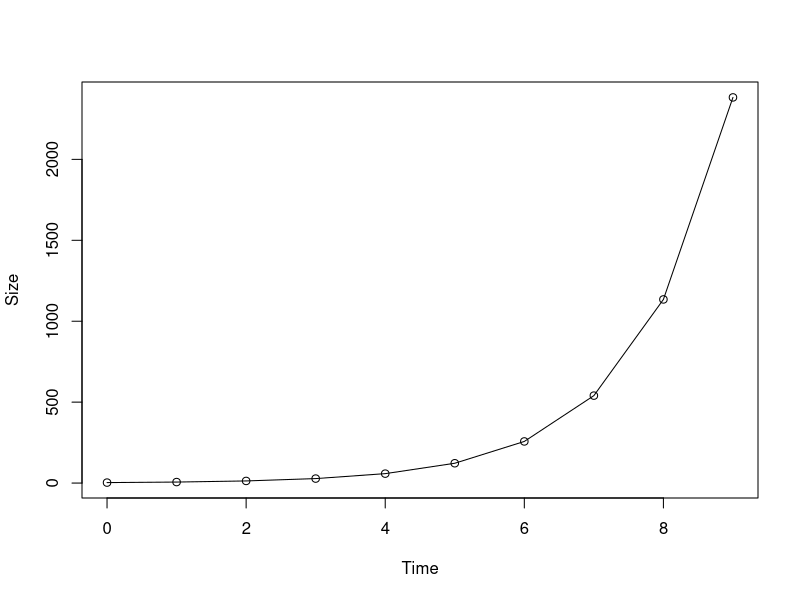
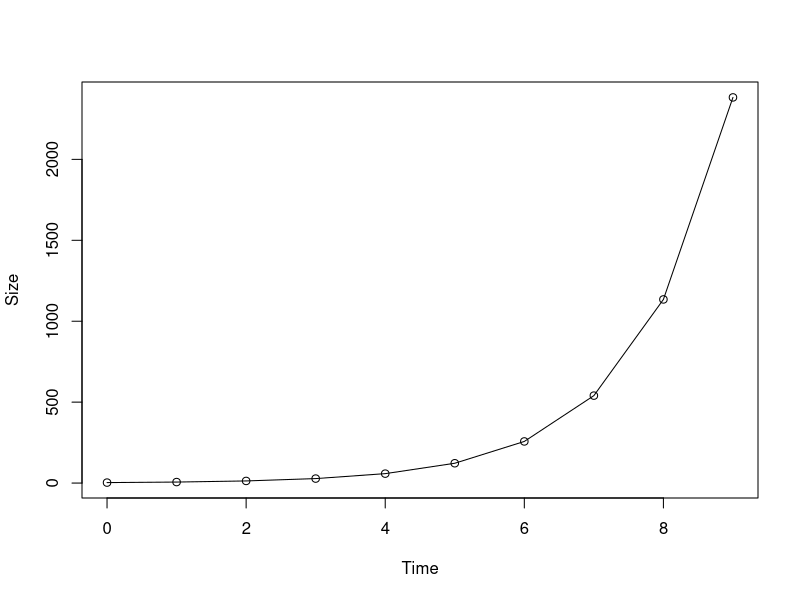
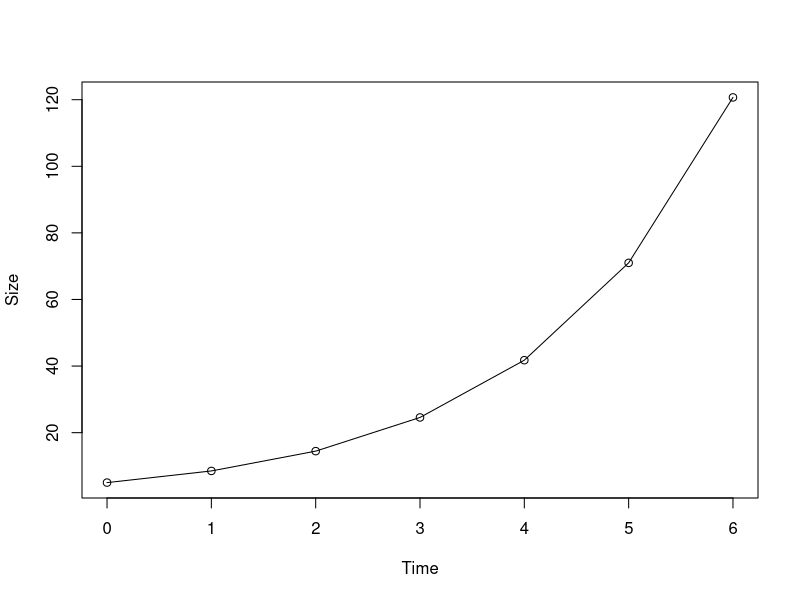
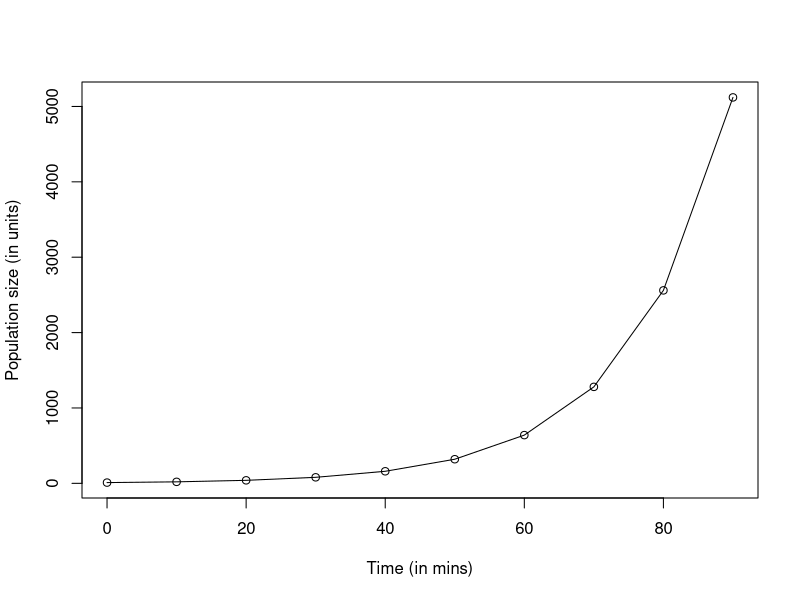
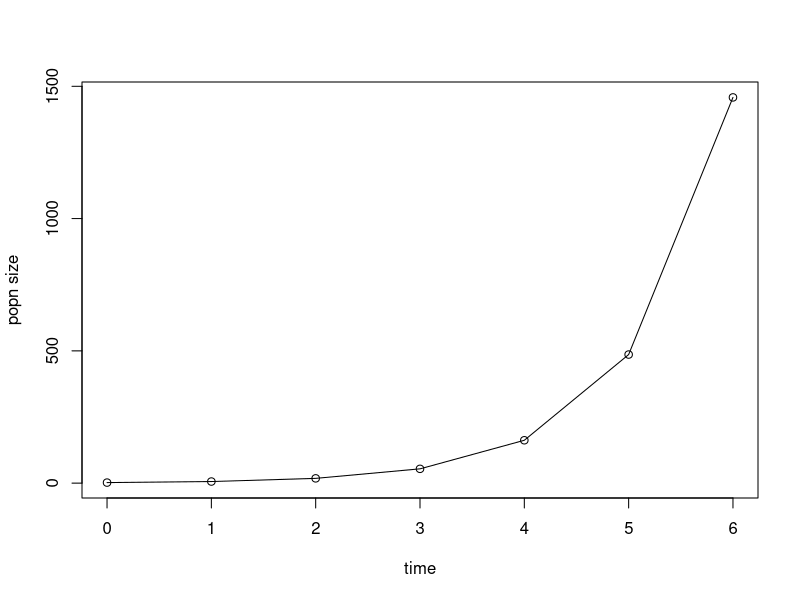
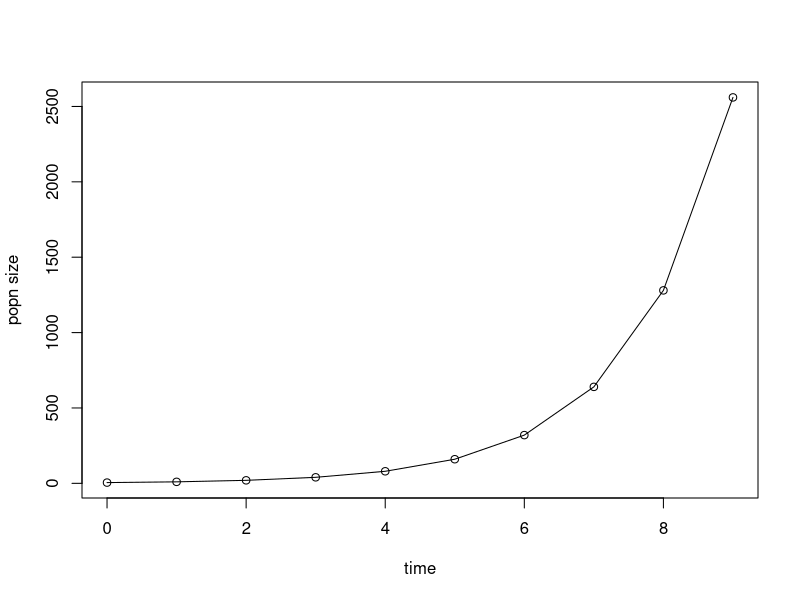
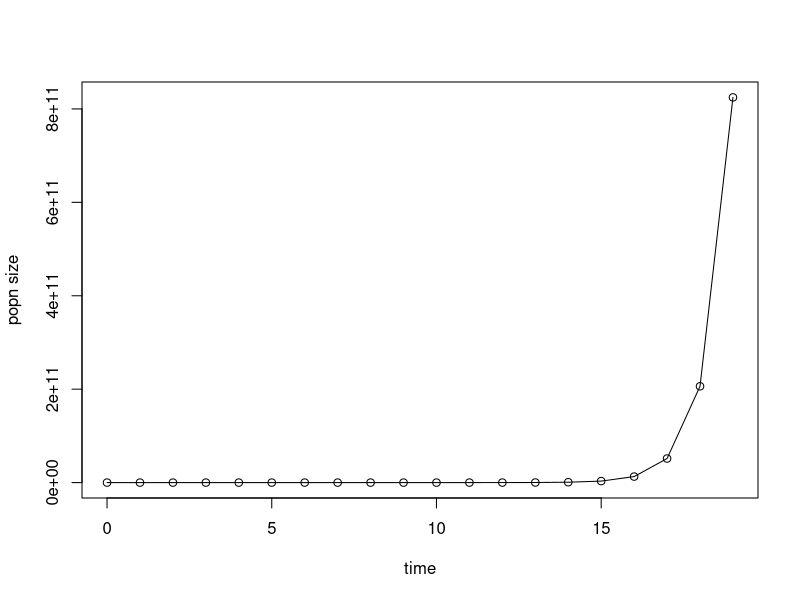
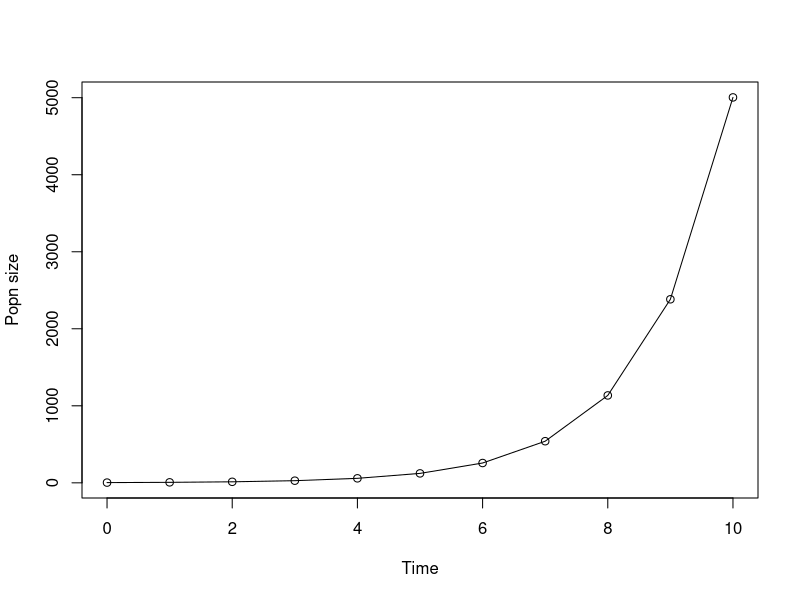

Here is the R script that generated these plots, in order:
#' ---
#' title: "Simulation in R"
#' author: "Toheeb"
#' date: "`r Sys.Date()`"
#' output: html_document
#' ---
#' 
#' 
#' # **BASIC POPULATION DYNAMICS**
#' **Difference Equations in R \
#' **DISCRETE-TIME DYNAMICAL MODELS \
#' Difference equations are used for when changes occur in discrete time intervals
#' 
#' ## 1. Exponential Growth (i.e., a population growing indefinitely)
#' ### Method A 
#' To calculate exponential growth at discrete time intervals, the difference equation (i.e., the discrete-time exponential equation) is:\
#' N~t+1~ = N~t~ + bN~t~ - dN~t~ [where **N~t+1~** = new popn size; **N~t~** = old popn size; **b** = per capita birth rate; **d** = per capita death rate] \
#'          = N~t~ + (b-d)N~t~ \
#'          = N~t~ + (r)N~t~ \
#'          = (1 + r)N~t~ \
#'          = λN~t~
#' 
#' Example 1: Calculate population size at 10 discrete times, using the formula above.
## ------------------------------------------------------------------------------------------------
# Use FOR loop
generations <- 10
N <- numeric(generations) #a numeric vector with spaces for 10 numeric values
N[1] <- 3 # assume the first element in N is 3, i.e., the initial population size
lambda <- 2.1 # assume lambda has a value of 2.1
for (t in 1:(generations - 1)) {
    N[t + 1] <- lambda * N[t] # "1:generations" implies 1 to 10 (since "generations" has been assigned a value of 10)
}
N

## ------------------------------------------------------------------------------------------------
plot(0:(generations - 1), N, type = "o", xlab = "Time", ylab = "Size")
# "0:(generation-1)" is "0 to 9".
# NB: the population is initially at rest (no changes), hence the starting point is zero

#' 
#' Example 2: To calculate population growth for different populations with different starting sizes, lambdas, and time points, a function is more useful here
## ------------------------------------------------------------------------------------------------
pop_growth <- function(lambda, N0, gen) {
    for (i in 1:(gen - 1)) {
        N0[i + 1] <- lambda * N0[i]
    }
    return(N0)
}

#' 
## ------------------------------------------------------------------------------------------------
# if lambda is 2.1 and population size starts at n = 3, what are new population sizes at 9 additional discrete times?
pop_growth(2.1, 3, 10)

#' 
## ------------------------------------------------------------------------------------------------
# if lambda is 1.7 and population size starts at n = 5, what are new population sizes at 6 additional discrete times?
pop_growth(1.7, 5, 7)

#' 
#' Throw a graph into the mix:
## ------------------------------------------------------------------------------------------------
popgrowth_graph <- function(lambda, N0, gen) {
    for (i in 1:(gen - 1)) {
        N0[i + 1] <- lambda * N0[i]
    }
    new_pop <- N0
    graph <- plot(0:(gen - 1), new_pop, xlab = "Time", ylab = "Size", type = "o")
    return(list(new_pop, graph))
}

#' 
## ------------------------------------------------------------------------------------------------
popgrowth_graph(2.1, 3, 10)

#' 
## ------------------------------------------------------------------------------------------------
popgrowth_graph(1.7, 5, 7)

#' 
#' #### PRACTICE QUESTIONS
#' 1. A population of amoeba doubles every 10 minutes. Starting with a sample size of 10, what will be the population at the end of 90 minutes?
## ------------------------------------------------------------------------------------------------
rep <- 10 # 9 repetitions
pop <- numeric(rep)
pop[1] <- 10
lmb <- 2 # lambda
for (t in 1:(rep - 1)) {
    pop[t + 1] <- pop[t] * lmb
}
pop

#' 
## ------------------------------------------------------------------------------------------------
timeInterval <- seq(0,90,10) # a sequence of 0 to 90, spaced at 10-unit intervals
plot(timeInterval, pop, xlab = "Time (in mins)", ylab = "Population size (in units)", type = "o")

#' 
#' 2. Write a function to calculate the exponential growth of some unnamed organism, given the starting pop size, multiplication factor, and number of repetitions.
## ------------------------------------------------------------------------------------------------
expo <- function(size, mult_factor, cycles) {
    for (t in 1:(cycles - 1)) {
        size[t + 1] <- size[t] * mult_factor
    }
    graphing <- plot(0:(cycles - 1), size, xlab = "time", ylab = "popn size", type = "o")
    return(list(size, graphing))
}

#' 
## ------------------------------------------------------------------------------------------------
expo(2, 3, 7)

#' 
#' 
## ------------------------------------------------------------------------------------------------
expo(5, 2, 10)

#' 
#' 
## ------------------------------------------------------------------------------------------------
expo(3, 4, 20)

#' 
#' 
#' 
#' 
#' 
#' 
#' ### Method B - Using explicit solution:
#' N~t~ = (λ ^ t) * N~0~ [where **N~t~** = new pop size, **t** = time interval, **N~0~** = starting population size]
#' 
#' Example: Calculate new pop sizes at 10 time intervals for a pop starting at n=3
## ------------------------------------------------------------------------------------------------
lambda <- 2.1
t <- 0:10
N0 <- 3
Nt <- (lambda ^ t) * N0
(Nt)
plot(t, Nt, type = "o", xlab = "Time", ylab = "Popn size")

#' 
#' 
#' 
#' 
#' 
#' 
#' 
#' 
#' 
#' ## 2. Logistic Growth (i.e., a geometric growth followed by stability)
#' The Discrete-Time logistic equation (difference equation for logistic growth) is: \
#' N~t+1~ = N~t~ + rN~t~ (1 - [N~t~/K]). \
#' **r** is per capita birth rate minus per capita death rate; **K** is carrying capacity \
#' NB: the final expression (in parenthesis) is simply added to the difference equation for exponential growth. \
#' As with exponential growth, log growth difference equation is solved/applied using simulation (For loops and Functions)
#' 
#' Example:
## ------------------------------------------------------------------------------------------------
dlogistic <- function(k, r, n, generations) {
    for (x in 1:(generations - 1)) {
        n[x + 1] <- n[x] + (r * n[x]) * (1 - (n[x] / k))
    }
    new_popns <- n
    output <- plot(0:(generations - 1), new_popns, type = "o", xlab = "time", ylab = "Pop Size")
    return(list(new_popns, output))
}

#' 
## ------------------------------------------------------------------------------------------------
dlogistic(k = 1000, r = 1.5,  n = 10, generations = 30)

#' 
#' 
#' 
#' # **DETERMINISTIC CHAOS**
#' A population growth dynamic may exhibit: \
#' 1-point cycle: same population size repeated continuously \
#' 2-point cycle: two populations repeated at certain intervals \
#' 3-point cycle \
#' ...and so on. \
#' However, a population may exhibit an irregular, unpredictable pattern in growth. It is thus said to be in a "chaotic" state. Hence, deterministic CHAOS.
#' 
#' The difference equation here is: \
#' X~t+1~ = r * X~t~ * (1-X~t~) [where: **X~t+1~** is the new ratio of existing population to maximum possible population; **X~t~** is the old ratio of existing population to maximum possible population; **r** is per capita birth rate minus per capita death rate
## ------------------------------------------------------------------------------------------------
canlogistic <- function(r, x0, generations) {
    for (i in 1:(generations - 1)) {
        x0[i + 1] <- r * x0[i] * (1 - x0[i])
    }
    pop_ratios <- x0
    return(pop_ratios)
}

#' 
## ------------------------------------------------------------------------------------------------
generations <- 250
xt_1 <- canlogistic(2, 0.9, 250)
xt_2 <- canlogistic(3.5, 0.9, 250)
xt_3 <- canlogistic(3.9, 0.9, 250)
par(mfrow = c(1, 3))
plot(0:(generations - 1), xt_1, type = "o", xlim = c(200, 250), xlab = "Generations", ylab = "population density", main = "r=2")
plot(0:(generations - 1), xt_2, type = "o", xlim = c(200, 250), xlab = "Generations", ylab = "population density", main = "r=3.5")
plot(0:(generations - 1), xt_3, type = "o", xlim = c(200, 250), xlab = "Generations", ylab = "population density", main = "r=3.9")

#' 
#' Note that the graph becomes more "chaotic" as r increases
#' 
#' **Note to self**: The plots didn't display in VSCode. Running the code ".vsc.attach()" still didn't fix it. (It worked in an earlier work though)
#' 
#' 
#' ## Bifurcation Diagrams
#' A bifurcation diagram can help visualize how different patterns of growth appear in populations over periods
## ------------------------------------------------------------------------------------------------
minr <- 2.5 # minimum r
maxr <- 4.0 # maximum r
inc <- 0.01 # incremental unit
rd <- seq(minr, maxr, inc)

#' 
#' 
#' 
#' In bifurcation diagrams, the interest is usually focused on later generation because unpredictable patterns generally appear after the population has attained equilibrium.
## ------------------------------------------------------------------------------------------------
ttransients <- 100 # "transient" is a term referring to the early periods (generations) in a population before it reaches equilibrium. In the current example, transient is set to 100, i.e., the diagram should ignore the 1st 100 generations of the population

#' 
## ------------------------------------------------------------------------------------------------
trange <- 400 # the data will contain 400 generations (i.e, after the 1st 100, i.e., it will display only generations 101-500)

#' 
#' 
## ------------------------------------------------------------------------------------------------
#create an empty plot:
par(mfrow = c(1, 1)) # This resets the plot (from a previous code that demarcates the plot for three objects). Note that this is only needed in a basic R environment, not in R Markdown (where codes are organized in chunks, such that restrictions/definitions in a previous plot wouldn't carry over to a next one)

plot(c(minr, maxr), c(0, 1), type = "n", pch = ".", xlab = "r", ylab = "Population density in the last 400 generations")

# Now insert the plot:
for (r in rd) {
    x <- 0.1
    for (i in 1:ttransients) {
        x <- r * x * (1 - x)
    }
    for (i in 1:trange) {
        x <- r * x * (1 - x)
        points(r, x, pch = ".")
    }
} # recall that rd, ttransients, and trange have been defined previously

#' 
#' 
#' *Note to self: I wonder why it is not "101:trange" since it's a continuation from ttransients. Same result either way, though.*
#' 
#' Notice the different point cycles (1, 2, 4, etc...) in the resulting bifurcation diagram
#' 
#' 
#' # **DIFFERENTIAL EQUATIONS IN R**
#' Differential equations are used for representing population dynamic when the population changes continuously (unlike at discrete time intervals)
#' 
#' ## Representing Basic Dynamics
## ------------------------------------------------------------------------------------------------
# install.packages("deSolve")

#' 
#' The ode (ordinary differential equation) function used later is contained in the "deSolve" package. Some of the function's arguments are:\
#' y: the state variable(s), y[1] is the 1st state var, y[2] is 2nd, etc.\
#' times: sequence of output\
#' func: the set of derivatives; defined as function(times, y, parms)\
#' parms: parameters (constant) passed, p[1] is the 1st parameter\
#' method: numerical integration algorithm e.g., Runge-Kutta (default is Isoda)
## ------------------------------------------------------------------------------------------------
library(deSolve)

#' 
## ------------------------------------------------------------------------------------------------
cgrowth <- function(times, y, parms) {
    dN_dT <- p[1] * y[1]
    return(list(dN_dT))
}

#' 
## ------------------------------------------------------------------------------------------------
p <- 0.5
y0 <- 2
t <- 0:20
sol <- ode(y = y0, times = t, func = cgrowth, parms = p) # ode = ordinary differential equation

#' 
#' 
## ------------------------------------------------------------------------------------------------
plot(t, sol[, 2], type = "o")

#' 
#' ## Continous time logistic equation
#' The above problem can also be solved using the continous time logistic equation (i.e., dN/dT = rN (1 - N/k):
## ------------------------------------------------------------------------------------------------
clogistic <- function(times, y, parms) {
    dN_dT <- p[1] * y[1] * (1 - (y[1] / p[2]))
    return(list(dN_dT))
}

#' 
## ------------------------------------------------------------------------------------------------
p <- c(0.5, 1000)
y0 <- 2
t <- 0:30
sol2 <- ode(y = y0, times = t, func = clogistic, parms = p)
plot(t, sol2[, 2], type = "o")
# Note the sigmoidal shape of the curve, which is xteristic of a logistic growth

#' 
#' 
#' ## Lotka-Volterra Predation Equations
#' Instantaneous rate of change in the prey population is given as: dN/dT = (r * N) - a * P * N \
#' Instantaneous rate of change in the predator popn is given as: dP/dT = -(b * P) + f * P * N
## ------------------------------------------------------------------------------------------------
library(lattice)
r <- 0.5; a <- 0.01; f <- 0.01; b <- 0.2
p <- c(r, a, b, f)
y0 <- c(N = 25, P = 5)
t <- seq(0, 200, 0.1)

#' 
## ------------------------------------------------------------------------------------------------
pred_prey <- function(times, y, parms) {
    N <- y[1]
    P <- y[2]
    with(as.list(p), {
        dN_dT <- (r * N) - (a * P * N)
        dP_dT <- -(b * P) + (f * P * N)
        return(list(c(dN_dT, dP_dT)))
    }
    )
}

#' 
#' 
## ------------------------------------------------------------------------------------------------
output <- ode(y = y0, times = t, func = pred_prey, parms = p)
par(mfrow = c(2, 1))
matplot(output[, 1], output[, 2:3], type = "o", xlab = "Time??",ylab = "Population Size")

# Or, plot a graph of predator density against prey density
plot(output[, 2], output[, 3], type = "l", xlab = "Prey density", ylab = "Predator density")

#' 
#' 
#' 
#' # **STOCHASTIC MODELS**
#' Stochastic models deal with random variables/numbers. Random numbers can be generated by using any of two procedures: \
#' 1. By drawing from existing distributions \
#' 2. By drawing from custom-made selections
#' 
#' ## 1. Using Exisitng Distributions
#' ### A. Uniform Distribution -- the general form of the function is: \
#' runif(n, min, max)
#' 
## ------------------------------------------------------------------------------------------------
runif(15, 1, 10) # generate 15 random numbers btw 1 and 10

#' 
#' If the min and max are not specified, R sets the default to 0 and 1 respectively:
## ------------------------------------------------------------------------------------------------
runif(15) #15 random numbers btw 0 and 1

#' 
#' ### B. Normal (or Gaussian) Distribution
#' This distribution takes the shape of a bell curve. The general form of its function is:\
#' rnorm(n, mean, sd)
## ------------------------------------------------------------------------------------------------
rnorm(10, 50, 100)

#' 
#' As with runif(), the mean and sd has a default value of 0 and 1 respectively:
## ------------------------------------------------------------------------------------------------
rnorm(10) # ten random numbers from the normal distribution, with a mean of 0 and sd of 1

#' 
#' ### C. Binomial Distribution
#' This generates the random number of successes of independent trials. The general form of the function is:\
#' rbinom(n, size, prob) \
#' Example: an unbiased coin was tossed 100 times in a row, once a day for a week with a probability that each toss is a success (say, heads)
#' 
## ------------------------------------------------------------------------------------------------
rbinom(n = 7, size = 100, prob = 0.5) # this outputs the number of successes for each trial(n=7)

#' 
#' 
#' ## 2. Using custom-made selections
## ------------------------------------------------------------------------------------------------
set.seed(3) # this can also be used with the previous functions -- ensures the same set of number is produced each time
sample(1:10, 5) # from 1 to 10, select 5 random numbers
# NB: this is different from runif(5,1,10), whose output would include decimals

#' Alternatively:
## ------------------------------------------------------------------------------------------------
population <- 1:10
sample(population, 5)

#' 
#' NB - the vector does not have to be sequential, i.e., could be any collection of numbers
## ------------------------------------------------------------------------------------------------
pop <- c(30, 10, 50, 20, 70, 90, 40, 100, 80, 60)
sample(pop, 5)

#' 
#' It could also be a collection of strings/letters:
## ------------------------------------------------------------------------------------------------
popn <- c("A", "B", "C", "D", "E", "F", "G", "H", "I", "J")
sample(popn, 5)

#' 
#' When the sample specified is larger than the pop, R returns an error because the replace argument is defaulted to "False". To avoid the error message, set replace to "TRUE".
## ------------------------------------------------------------------------------------------------
sample(popn, 15, replace = TRUE)

#' 
#' Another example:
## ------------------------------------------------------------------------------------------------
options <- c("heads", "tails")
sample(options, 10, replace = TRUE) # there are only two elements ("heads"  and "tails"). But the function asks for 10 drawings. Hence, the replace argument is set to "TRUE."

#' 
#' 
#' 
#' 
